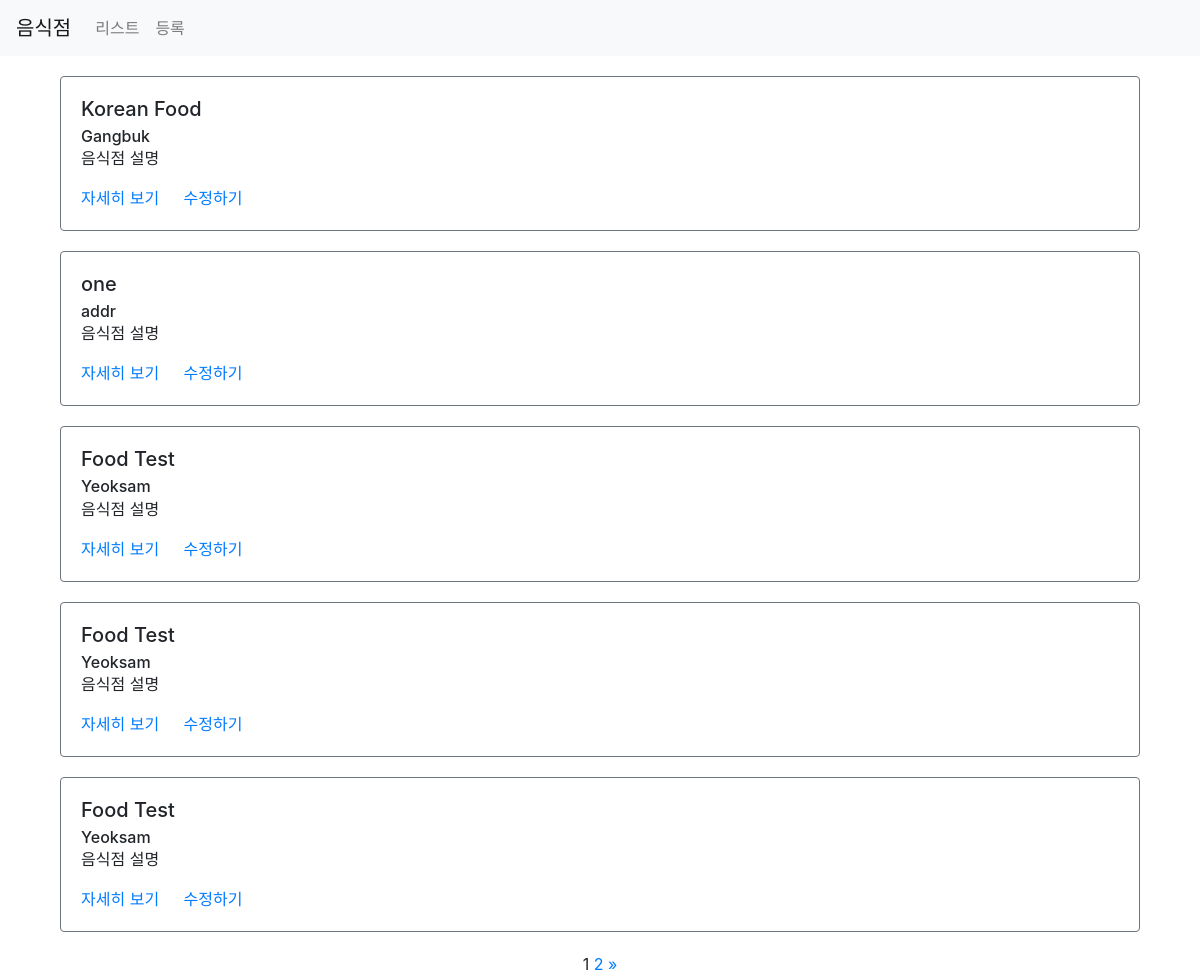
Page /third/list/ on the earlier database version.
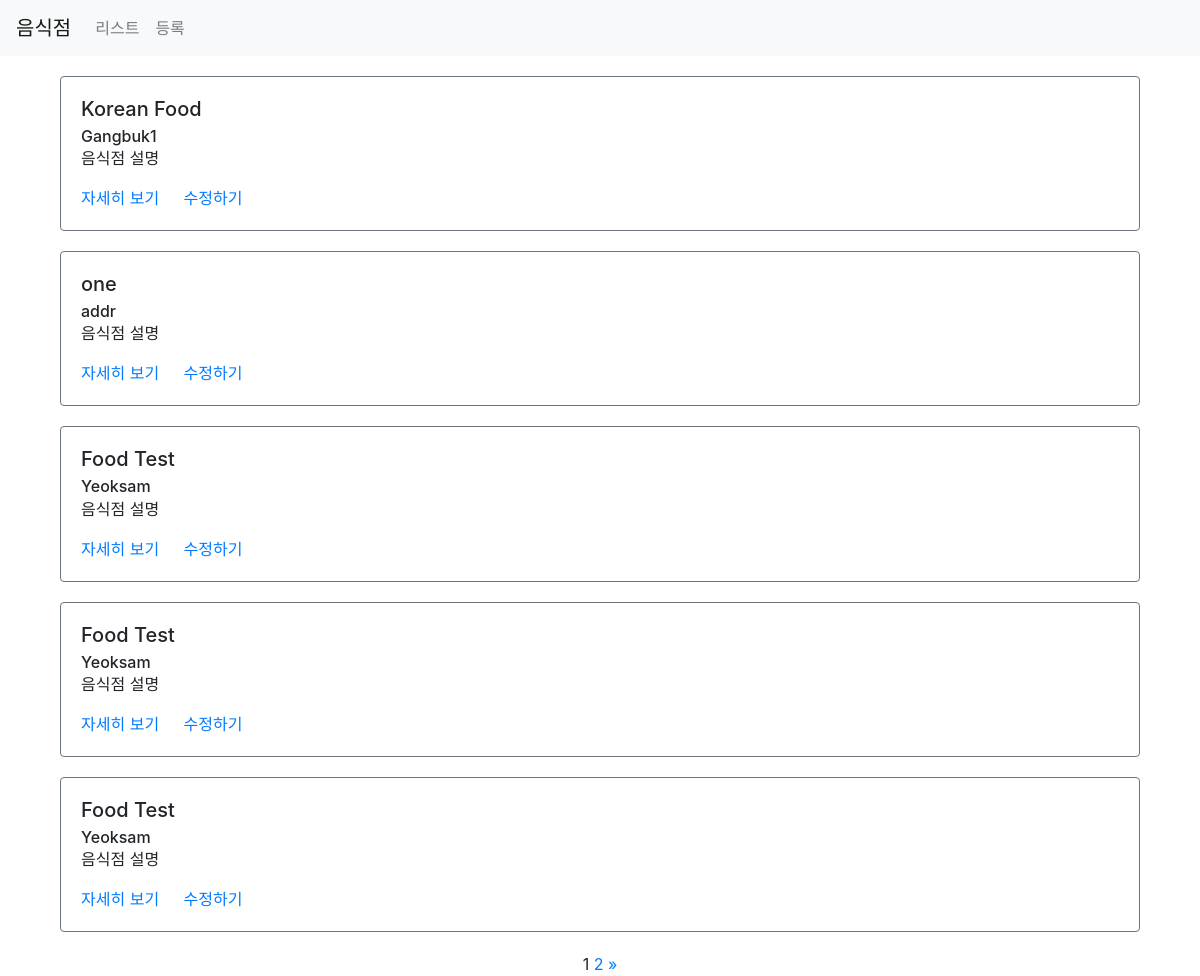
Same page on the later database version.
### third/models.py (models this page shows)
class Restaurant(models.Model):
    name = models.CharField(max_length=30)
    address = models.CharField(max_length=200)
    created_at = models.DateTimeField(auto_now_add=True)
    updated_at = models.DateTimeField(auto_now=True)

### third/views.py (the view)
# urls.py: path('list/', views.list, name='list'),
def list(request):
    restaurants = Restaurant.objects.all()
    paginator = Paginator(restaurants, 5)
    page = request.GET.get('page')
    items = paginator.get_page(page)
    context = {
        'restaurants': items
    }
    return render(request, 'third/list.html', context)

### third/templates/third/list.html (shortened to what this page needs)
{% extends 'third/base.html' %}
{% load static %}
{% block content %}
<div class="container">
    {% for item in restaurants%}
    <div class="row restaurant-item" style="margin:20px auto;">
        <div class="col-sm-12">
            <div class="card border-secondary">
                <div class="card-body">
                    <h5 class="card-title">{{ item.name }}</h5>
                    <h6 class="card-subtitle">{{ item.address }}</h6>
                    <p class="card-text">음식점 설명</p>
                    <a href="{% url 'restaurant-detail' rid=item.id %}" class="card-link">자세히 보기</a>
                    <a href="{% url 'restaurant-update' %}?id={{ item.id }}" class="card-link">수정하기</a>
                </div>
            </div>
        </div>
    </div>
    {% endfor %}
    <div class="row">
        <div class="col-sm-12 text-center">
            <div class="pagination">
                <span class="step-links text-center" style="width:100%;">
                        <span class="current">
                            {{ restaurants.number }}
                        </span>
                    {% if restaurants.has_next %}
                        <a href="?page={{ restaurants.next_page_number }}">{{ restaurants.next_page_number }}</a>
                        <a href="?page={{ restaurants.paginator.num_pages }}">&raquo;</a>
                    {% endif %}
                </span>
            </div>
        </div>
    </div>
</div>
{% endblock %}

Differences in the rows shown:
changed Restaurant "Korean Food": address "Gangbuk" → "Gangbuk1"
